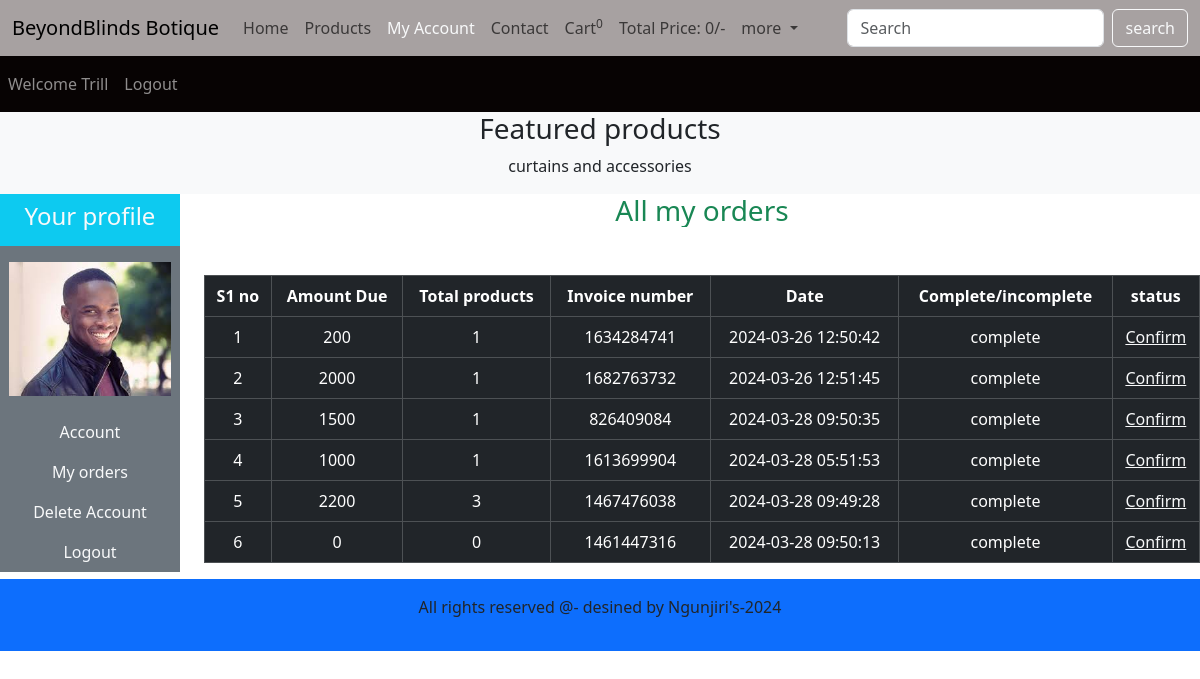
The app's page /users_area/profile.php?my_orders (signed in) with its own data.
### tables this page shows
CREATE TABLE `user_table` (
  `user_id` int(11) NOT NULL,
  `username` varchar(100) NOT NULL,
  `user_email` varchar(100) NOT NULL,
  `user_password` varchar(255) NOT NULL,
  `user_image` varchar(255) NOT NULL,
  `user_ip` varchar(100) NOT NULL,
  `user_address` varchar(255) NOT NULL,
  `user_mobile` varchar(20) NOT NULL
);

CREATE TABLE `user_orders` (
  `order_id` int(11) NOT NULL,
  `user_id` int(11) NOT NULL,
  `amount_due` int(255) NOT NULL,
  `invoice_number` int(100) NOT NULL,
  `total_products` int(255) NOT NULL,
  `order_date` timestamp NOT NULL DEFAULT current_timestamp() ON UPDATE current_timestamp(),
  `order_status` varchar(255) NOT NULL
);

### users_area/user_orders.php (the view, shortened to what this page needs)
<!DOCTYPE html>
<html lang="en">
<head>
</head>
<body>
    <?php
    $username=$_SESSION['username'];
    $get_user="select * from `user_table` where username='$username'";
    $result=mysqli_query($con,$get_user);
    $row_fetch=mysqli_fetch_assoc($result);
    $user_id=$row_fetch["user_id"];
    ?>
    <h3 class="text-success">All my orders</h3>
    <table class="table table-dark table-bordered mt-5">
        <thead class="bg-info">
        <tr>
            <th>S1 no</th>
            <th>Amount Due</th>
            <th>Total products</th>
            <th>Invoice number</th>
            <th>Date</th>
            <th>Complete/incomplete</th>
            <th>status</th>
        </tr>
        </thead>
        <tbody class="bg-info">
            <?php
            $get_order_details="Select * from `user_orders` where user_id=$user_id";
            $result_orders=mysqli_query($con,$get_order_details);
            $number=1;
            while($row_orders=mysqli_fetch_assoc($result_orders)){
                $order_id=$row_orders['order_id'];
                $amount_due=$row_orders['amount_due'];
                $invoice_number=$row_orders['invoice_number'];
                $total_products=$row_orders['total_products'];
                $order_status=$row_orders['order_status'];
                if($order_status== 'pending'){
                    $order_status= 'incomplete';
                }else{
                    $order_status= 'complete';
                }
                $order_date=$row_orders['order_date'];
                echo "<tr>
                <td>$number</td>
                <td>$amount_due</td>
                <td>$total_products</td>
                <td>$invoice_number</td>
                <td>$order_date</td>
                <td>$order_status</td>";
                ?>
                <?php
                if($order_status=='complete'){
                    echo "<td><a href='confirm_payment.php?order_id=$order_id' class='text-light'>Confirm</a></td>";
                }else{
                    echo "<td>paid</td></tr>";
                }
                $number++; }
            ?>
        </tbody>
    </table>
</body>
</html>

### users_area/profile.php (shortened to what this page needs)
<?php
include '../functions/common_function.php';
?>
<!DOCTYPE html>
<html lang="en">
<head>
<link href="https://cdn.jsdelivr.net/npm/bootstrap@5.3.3/dist/css/bootstrap.min.css" rel="stylesheet">
<link rel="stylesheet" href="../style.css">
</head>
<body>
    <nav class="navbar navbar-expand-lg" style="background-color: rgb(167, 161, 161);">
  <div class="container-fluid">
    <a class="navbar-brand" href="#">BeyondBlinds Botique</a>
    <div class="collapse navbar-collapse" id="navbarNavDropdown">
      <ul class="navbar-nav">
        <li class="nav-item">
          <a class="nav-link " href="../index.php">Home</a>
        </li>
        <li class="nav-item">
          <a class="nav-link" href="../display_all.php">Products</a>
        </li>
        <li class="nav-item">
          <a class="nav-link text-light" href="profile.php">My Account</a>
        </li>
        <li class="nav-item">
          <a class="nav-link" href="../contact.php">Contact</a>
        </li>
        <li class="nav-item">
          <a class="nav-link" href="../cart.php">Cart<i class="fas fa-shopping-cart"></i><sup><?php cart_item();?></sup></a>
        </li>
        <li class="nav-item">
          <a class="nav-link" href="#">Total Price: <?php total_cart_price();?>/-</a>
        </li>
        <li class="nav-item dropdown">
          <a class="nav-link dropdown-toggle" href="#" role="button" data-bs-toggle="dropdown" aria-expanded="false">
             more
          </a>
        </li>
    </div>
      <form class="d-flex" action="../search_product.php" method="get">
      <input class="form-control me-2" type="search" placeholder="Search" aria-label="Search"  name="search_data">
      <input type="submit" value="search" class="btn btn-outline-light"  name="search_data_product">
    </form>
    </div>
</nav>
<nav class="navbar navbar-expand-lg navbar-dark" style="background-color: rgb(7, 3, 3);">
<ul class="navbar-nav me-auto">
  <?php
  if(!isset($_SESSION['username'])){
    echo "<li class='nav-item'>
    <a class='nav-link' href='#'>Welcome Guest</a>
  </li>";
  }else{
    echo "<li class='nav-item'>
    <a class='nav-link' href='#'>Welcome ".$_SESSION['username']."</a>
  </li>";
  }
  if(!isset($_SESSION['username'])){
    echo "<li class='nav-item'>
    <a class='nav-link' href='./users_area/user_login.php'>Login</a></li>";
  }else{
    echo "<li class='nav-item'>
    <a class='nav-link' href='#'>Logout</a></li>";
  }
  ?>
</ul>
</nav>
<div class="bg-light">
    <h3 class="text-center">Featured products</h3>
    <p class="text-center">curtains and accessories</p>
</div>
<div class="row">
    <div class="col-md-2">
        <ul class="navbar-nav bg-secondary text-center">
            <li class="nav-item bg-info">
                <a class="nav-link text-light" href="#"><h4>Your profile</h4></a>
            </li>
            <?php
            $username=$_SESSION['username'];
            $user_image="Select * from `user_table` where username='$username'";
            $result_image=mysqli_query($con,$user_image);
            $row_image=mysqli_fetch_array($result_image);
            $user_image=$row_image['user_image'];
            echo "<li class='nav-item'>
                <img src='../images/$user_image' class='profile_img my-3' alt=''>
            </li>";
            ?>
            <li class="nav-item">
                <a class="nav-link text-light" href="profile.php?edit_account">Account</a>
            </li>
            <li class="nav-item">
                <a class="nav-link text-light" href="profile.php?my_orders">My orders</a>
            </li>
            <li class="nav-item">
                <a class="nav-link text-light" href="profile.php?delete_account">Delete Account</a>
            </li>
            <li class="nav-item">
    <a class="nav-link text-light" href="logout.php">Logout</a>
</li>
        </ul>
    </div>
        <div class="col-md-10 text-center">
            <?php
            if(isset($_GET['my_orders'])){
              include 'user_orders.php';
            }
            ?>
    </div>
</div>
<?php
include "../includes/footer.php"
?>
</body>
</html>

### style.css (style rules this page uses)
* { margin:0; padding: 0; box-sizing: border-box; overflow-x: hidden; }
.profile_img { width: 90%; height: 90%; margin: auto; display: block; }
body { overflow: hidden; }

### users_area/profile.php (style rules this page uses)
body { overflow-x: hidden; }
.profile_img { width: 90%; margin: auto; display: block; object-fit: contain; }

### records on screen
user_table: user_image (placeholder picture)
user_orders: amount_due "200", total_products "1", invoice_number "1634284741", order_date "2024-03-26 12:50:42", order_status "complete"
user_orders: amount_due "2000", total_products "1", invoice_number "1682763732", order_date "2024-03-26 12:51:45", order_status "complete"
user_orders: amount_due "1500", total_products "1", invoice_number "826409084", order_date "2024-03-28 09:50:35", order_status "complete"
user_orders: amount_due "1000", total_products "1", invoice_number "1613699904", order_date "2024-03-28 05:51:53", order_status "complete"
user_orders: amount_due "2200", total_products "3", invoice_number "1467476038", order_date "2024-03-28 09:49:28", order_status "complete"
user_orders: amount_due "0", total_products "0", invoice_number "1461447316", order_date "2024-03-28 09:50:13", order_status "complete"

### other values on screen
$count_cart_items "0"
$total_price "0"
$_SESSION['username'] "Trill"
